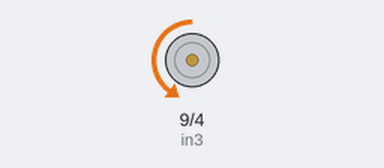
The sketch below on a simulated Arduino Uno, built with avr-gcc and run on an emulated ATmega328P. Parts: motor-driver pin pairs drawn as motors (green arrow = first pin HIGH = forward, orange = second pin HIGH = backward, longer = more drive, scaled by the enable pin).

Above: at 1.5 s.
At 4.5 s:
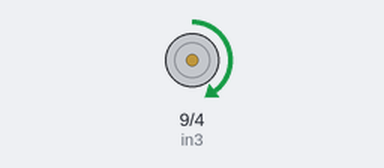
Timing chart, 0 to 7.8 s (numbered marks = the images above):
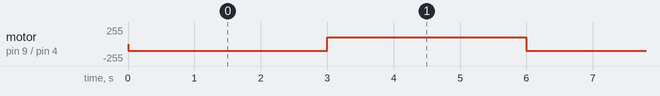

Measured:
- by itself, motor on pin 9 (in3) / pin 4 (in4): alternates forward 100/255 for 3.0 s and backward 100/255 for 3.0 s

The sketch:

bo_motor.ino
```cpp
#define enB 5
#define in3 9
#define in4 4

void bo_motor_init(){
  pinMode(enB, OUTPUT);
  pinMode(in3, OUTPUT);
  pinMode(in4, OUTPUT);
  digitalWrite(in3, LOW);
  digitalWrite(in4, LOW);
}

void forward(){
  analogWrite(enB, 100);
  digitalWrite(in3, LOW);
  digitalWrite(in4, HIGH);
}

void backward(){
  analogWrite(enB, 100);
  digitalWrite(in3, HIGH);
  digitalWrite(in4, LOW);
}

void setup() {
  bo_motor_init();
}

void loop() {
  forward();
  delay(3000);
  backward();
  delay(3000);
}
```
